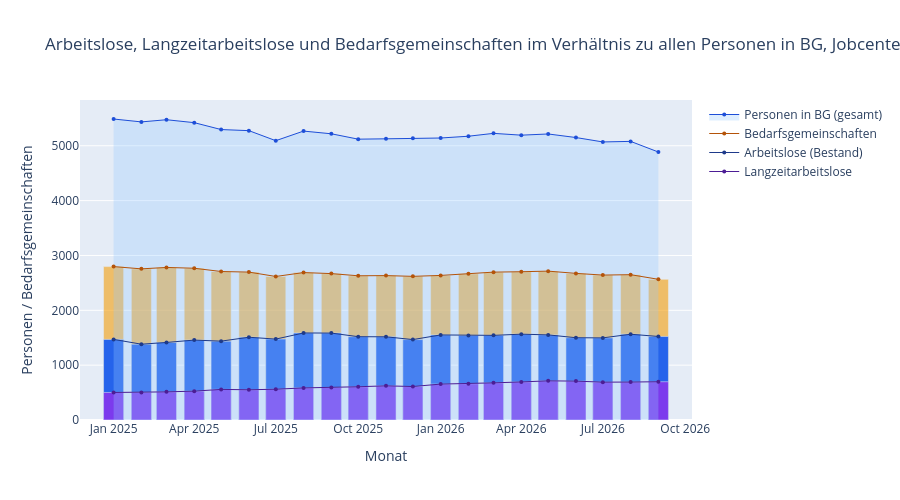

The cell this chart's notebook holds for it:
### Markdown cell above
## 1. Übersicht: Kennzahlen im Vergleich

**SGB II** (Zweites Buch Sozialgesetzbuch) regelt die *Grundsicherung für Arbeitsuchende*
(umgangssprachlich „Bürgergeld", vormals „Hartz IV") und wird von den **Jobcentern** verwaltet
— daher der Fokus dieser Analyse auf den „Rechtskreis SGB II". Abzugrenzen ist das vom
**SGB III** (Arbeitslosenversicherung), für das die Agentur für Arbeit zuständig ist und das
Menschen mit Anspruch auf Arbeitslosengeld I betrifft. Die Berichte weisen beide Rechtskreise
getrennt aus; alle Kennzahlen in dieser Analyse beziehen sich — sofern nicht anders angegeben
— ausschließlich auf SGB II.

Die vier wichtigsten Kernkennzahlen in einem Diagramm: **Bedarfsgemeinschaften**-,
**Arbeitslosen**- und **Langzeitarbeitslosen**-Balken überlappend vor der Fläche aller
**Personen in Bedarfsgemeinschaften** im Hintergrund — die Fläche ist immer die größte Menge,
die Balken werden von außen nach innen kleiner (BG → Arbeitslose → Langzeitarbeitslose).
Maus über einen Monat bewegen zeigt alle vier Werte gleichzeitig als Tooltip an (Plotly).

### Code cell
fig = go.Figure()

fig.add_trace(go.Scatter(
    x=pers.index, y=pers.values, name="Personen in BG (gesamt)",
    mode="lines+markers", fill="tozeroy",
    line=dict(color="#1d4ed8", width=1), fillcolor="rgba(147,197,253,0.3)", marker=dict(size=4),
))

fig.add_trace(go.Bar(x=bg.index, y=bg.values, marker_color="rgba(245,158,11,0.6)", hoverinfo="skip", showlegend=False))
fig.add_trace(go.Scatter(
    x=bg.index, y=bg.values, name="Bedarfsgemeinschaften",
    mode="lines+markers", line=dict(color="#b45309", width=1), marker=dict(size=4),
))

fig.add_trace(go.Bar(x=bestand.index, y=bestand.values, marker_color="#2563eb", hoverinfo="skip", showlegend=False))
fig.add_trace(go.Scatter(
    x=bestand.index, y=bestand.values, name="Arbeitslose (Bestand)",
    mode="lines+markers", line=dict(color="#1e3a8a", width=1), marker=dict(size=4),
))

fig.add_trace(go.Bar(x=lza.index, y=lza.values, marker_color="#7c3aed", hoverinfo="skip", showlegend=False))
fig.add_trace(go.Scatter(
    x=lza.index, y=lza.values, name="Langzeitarbeitslose",
    mode="lines+markers", line=dict(color="#4c1d95", width=1), marker=dict(size=4),
))

fig.update_layout(
    title="Arbeitslose, Langzeitarbeitslose und Bedarfsgemeinschaften im Verhältnis zu allen Personen in BG, Jobcenter Regensburg",
    yaxis_title="Personen / Bedarfsgemeinschaften",
    xaxis_title="Monat",
    barmode="overlay",
    hovermode="x unified",
    height=500,
)
fig

### Figure 1 — Plotly figure (JSON) as saved in the notebook; plotly's stock layout.template omitted (floating-point values rounded to 4 significant figures)
{"data": [{"fill": "tozeroy", "fillcolor": "rgba(147,197,253,0.3)", "line": {"color": "#1d4ed8", "width": 1}, "marker": {"size": 4}, "mode": "lines+markers", "name": "Personen in BG (gesamt)", "type": "scatter", "x": ["2025-01-01T00:00:00", "2025-02-01T00:00:00", "2025-03-01T00:00:00", "2025-04-01T00:00:00", "2025-05-01T00:00:00", "2025-06-01T00:00:00", "2025-07-01T00:00:00", "2025-08-01T00:00:00", "2025-09-01T00:00:00", "2025-10-01T00:00:00", "2025-11-01T00:00:00", "2025-12-01T00:00:00", "2026-01-01T00:00:00", "2026-02-01T00:00:00", "2026-03-01T00:00:00", "2026-04-01T00:00:00", "2026-05-01T00:00:00", "2026-06-01T00:00:00", "2026-07-01T00:00:00", "2026-08-01T00:00:00", "2026-09-01T00:00:00"], "y": [5488.0, 5435.0, 5475.0, 5421.0, 5296.0, 5276.0, 5093.0, 5268.0, 5218.0, 5120.0, 5127.0, 5137.0, 5142.0, 5174.0, 5226.0, 5193.0, 5215.0, 5150.0, 5070.0, 5080.0, 4886.0]}, {"hoverinfo": "skip", "marker": {"color": "rgba(245,158,11,0.6)"}, "showlegend": false, "type": "bar", "x": ["2025-01-01T00:00:00", "2025-02-01T00:00:00", "2025-03-01T00:00:00", "2025-04-01T00:00:00", "2025-05-01T00:00:00", "2025-06-01T00:00:00", "2025-07-01T00:00:00", "2025-08-01T00:00:00", "2025-09-01T00:00:00", "2025-10-01T00:00:00", "2025-11-01T00:00:00", "2025-12-01T00:00:00", "2026-01-01T00:00:00", "2026-02-01T00:00:00", "2026-03-01T00:00:00", "2026-04-01T00:00:00", "2026-05-01T00:00:00", "2026-06-01T00:00:00", "2026-07-01T00:00:00", "2026-08-01T00:00:00", "2026-09-01T00:00:00"], "y": [2797.0, 2756.0, 2781.0, 2767.0, 2708.0, 2697.0, 2617.0, 2688.0, 2669.0, 2629.0, 2633.0, 2619.0, 2636.0, 2667.0, 2696.0, 2703.0, 2714.0, 2673.0, 2642.0, 2650.0, 2565.0]}, {"line": {"color": "#b45309", "width": 1}, "marker": {"size": 4}, "mode": "lines+markers", "name": "Bedarfsgemeinschaften", "type": "scatter", "x": ["2025-01-01T00:00:00", "2025-02-01T00:00:00", "2025-03-01T00:00:00", "2025-04-01T00:00:00", "2025-05-01T00:00:00", "2025-06-01T00:00:00", "2025-07-01T00:00:00", "2025-08-01T00:00:00", "2025-09-01T00:00:00", "2025-10-01T00:00:00", "2025-11-01T00:00:00", "2025-12-01T00:00:00", "2026-01-01T00:00:00", "2026-02-01T00:00:00", "2026-03-01T00:00:00", "2026-04-01T00:00:00", "2026-05-01T00:00:00", "2026-06-01T00:00:00", "2026-07-01T00:00:00", "2026-08-01T00:00:00", "2026-09-01T00:00:00"], "y": [2797.0, 2756.0, 2781.0, 2767.0, 2708.0, 2697.0, 2617.0, 2688.0, 2669.0, 2629.0, 2633.0, 2619.0, 2636.0, 2667.0, 2696.0, 2703.0, 2714.0, 2673.0, 2642.0, 2650.0, 2565.0]}, {"hoverinfo": "skip", "marker": {"color": "#2563eb"}, "showlegend": false, "type": "bar", "x": ["2025-01-01T00:00:00", "2025-02-01T00:00:00", "2025-03-01T00:00:00", "2025-04-01T00:00:00", "2025-05-01T00:00:00", "2025-06-01T00:00:00", "2025-07-01T00:00:00", "2025-08-01T00:00:00", "2025-09-01T00:00:00", "2025-10-01T00:00:00", "2025-11-01T00:00:00", "2025-12-01T00:00:00", "2026-01-01T00:00:00", "2026-02-01T00:00:00", "2026-03-01T00:00:00", "2026-04-01T00:00:00", "2026-05-01T00:00:00", "2026-06-01T00:00:00", "2026-07-01T00:00:00", "2026-08-01T00:00:00", "2026-09-01T00:00:00"], "y": [1470.0, 1382.0, 1414.0, 1457.0, 1438.0, 1509.0, 1475.0, 1587.0, 1585.0, 1519.0, 1517.0, 1466.0, 1551.0, 1542.0, 1543.0, 1565.0, 1552.0, 1500.0, 1497.0, 1564.0, 1523.0]}, {"line": {"color": "#1e3a8a", "width": 1}, "marker": {"size": 4}, "mode": "lines+markers", "name": "Arbeitslose (Bestand)", "type": "scatter", "x": ["2025-01-01T00:00:00", "2025-02-01T00:00:00", "2025-03-01T00:00:00", "2025-04-01T00:00:00", "2025-05-01T00:00:00", "2025-06-01T00:00:00", "2025-07-01T00:00:00", "2025-08-01T00:00:00", "2025-09-01T00:00:00", "2025-10-01T00:00:00", "2025-11-01T00:00:00", "2025-12-01T00:00:00", "2026-01-01T00:00:00", "2026-02-01T00:00:00", "2026-03-01T00:00:00", "2026-04-01T00:00:00", "2026-05-01T00:00:00", "2026-06-01T00:00:00", "2026-07-01T00:00:00", "2026-08-01T00:00:00", "2026-09-01T00:00:00"], "y": [1470.0, 1382.0, 1414.0, 1457.0, 1438.0, 1509.0, 1475.0, 1587.0, 1585.0, 1519.0, 1517.0, 1466.0, 1551.0, 1542.0, 1543.0, 1565.0, 1552.0, 1500.0, 1497.0, 1564.0, 1523.0]}, {"hoverinfo": "skip", "marker": {"color": "#7c3aed"}, "showlegend": false, "type": "bar", "x": ["2025-01-01T00:00:00", "2025-02-01T00:00:00", "2025-03-01T00:00:00", "2025-04-01T00:00:00", "2025-05-01T00:00:00", "2025-06-01T00:00:00", "2025-07-01T00:00:00", "2025-08-01T00:00:00", "2025-09-01T00:00:00", "2025-10-01T00:00:00", "2025-11-01T00:00:00", "2025-12-01T00:00:00", "2026-01-01T00:00:00", "2026-02-01T00:00:00", "2026-03-01T00:00:00", "2026-04-01T00:00:00", "2026-05-01T00:00:00", "2026-06-01T00:00:00", "2026-07-01T00:00:00", "2026-08-01T00:00:00", "2026-09-01T00:00:00"], "y": [502.0, 502.0, 513.0, 526.0, 558.0, 551.0, 561.0, 585.0, 592.0, 606.0, 623.0, 610.0, 655.0, 662.0, 677.0, 694.0, 714.0, 709.0, 690.0, 692.0, 698.0]}, {"line": {"color": "#4c1d95", "width": 1}, "marker": {"size": 4}, "mode": "lines+markers", "name": "Langzeitarbeitslose", "type": "scatter", "x": ["2025-01-01T00:00:00", "2025-02-01T00:00:00", "2025-03-01T00:00:00", "2025-04-01T00:00:00", "2025-05-01T00:00:00", "2025-06-01T00:00:00", "2025-07-01T00:00:00", "2025-08-01T00:00:00", "2025-09-01T00:00:00", "2025-10-01T00:00:00", "2025-11-01T00:00:00", "2025-12-01T00:00:00", "2026-01-01T00:00:00", "2026-02-01T00:00:00", "2026-03-01T00:00:00", "2026-04-01T00:00:00", "2026-05-01T00:00:00", "2026-06-01T00:00:00", "2026-07-01T00:00:00", "2026-08-01T00:00:00", "2026-09-01T00:00:00"], "y": [502.0, 502.0, 513.0, 526.0, 558.0, 551.0, 561.0, 585.0, 592.0, 606.0, 623.0, 610.0, 655.0, 662.0, 677.0, 694.0, 714.0, 709.0, 690.0, 692.0, 698.0]}], "layout": {"barmode": "overlay", "height": 500, "hovermode": "x unified", "title": {"text": "Arbeitslose, Langzeitarbeitslose und Bedarfsgemeinschaften im Verhältnis zu allen Personen in BG, Jobcenter Regensburg"}, "xaxis": {"title": {"text": "Monat"}}, "yaxis": {"title": {"text": "Personen / Bedarfsgemeinschaften"}}}}
